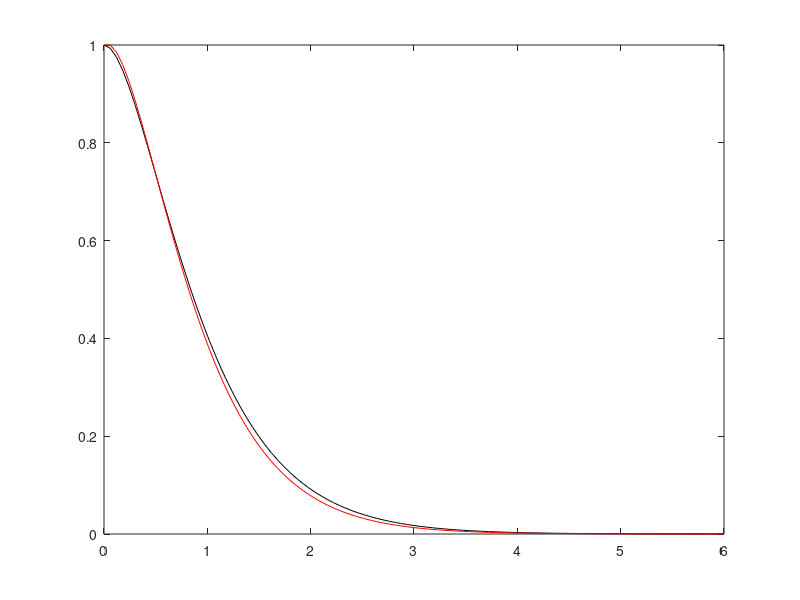

Source code (MATLAB):
clear
%(0 100 101 ) dx = 1
x=linspace(0, 6,101);
dx=0.06
        %해석해
ya=exp(-2*x)+2*x.*exp(-2*x);
y1(1)=1;y2(1)=0;
for i = 1: 100
    %그대로
    y1(i+1)=y1(i)+y2(i)*dx;
                   %바꿀부분 
    y2(i+1)=y2(i)+(-4*y1(i)-4*y2(i))*dx;
end
plot(x,ya,'k-')
hold on
plot(x,y1,'r-')
hold off
